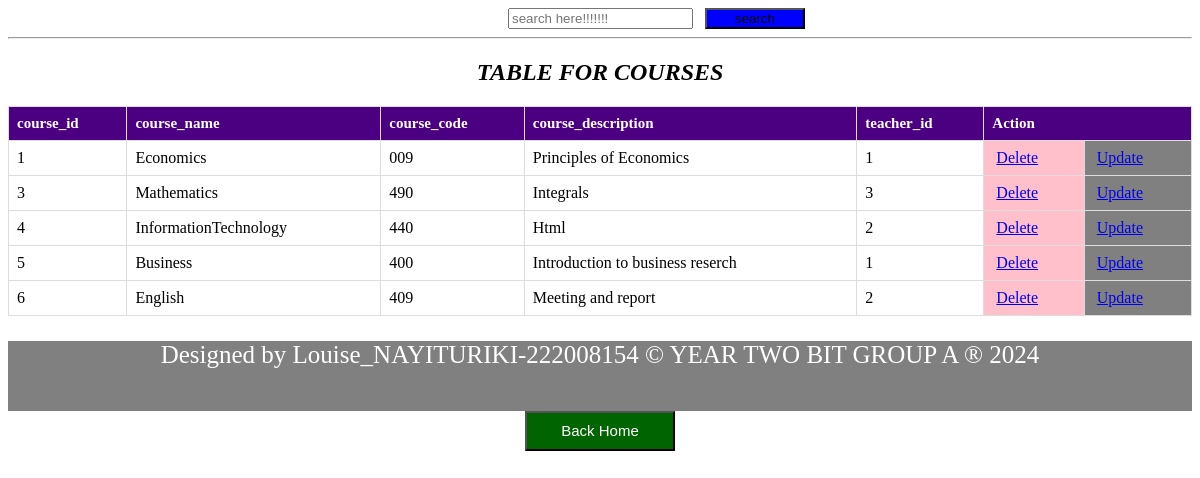
Page /phpcat/coursetable.php on the committed database.
### tables this page shows
CREATE TABLE `courses` (
  `course_id` int(11) NOT NULL,
  `course_name` varchar(100) DEFAULT NULL,
  `course_code` varchar(20) DEFAULT NULL,
  `course_description` varchar(100) DEFAULT NULL,
  `teacher_id` varchar(100) DEFAULT NULL
);

### phpcat/coursetable.php (the view, shortened to what this page needs)
<!DOCTYPE html>
<html>
<head>
</head>
<body>
<div style="margin-left: 500px;"><form action="search.php" method="GET">
      <input type="search" name="query" placeholder="search here!!!!!!!">&nbsp;&nbsp;&nbsp;<button type="submit" style="background-color: blue;width: 100px;">search</button>
    </form></div>
<hr>
    <center>
    <h2><i> TABLE FOR COURSES</h2></i></center>
    <table>
        <tr>
            <th>course_id</th>
            <th>course_name</th>
            <th>course_code</th>
            <th>course_description</th>
            <th>teacher_id</th>
            <th colspan="2">Action</th>
        </tr>
        <?php
include('databaseconnection.php');
        $sql = "SELECT * FROM courses";
        $result = $connection->query($sql);
        if ($result->num_rows > 0) {
            while ($row = $result->fetch_assoc()) {
                $pid = $row['course_id'];
                echo "<tr>
                    <td>" . $row['course_id'] . "</td>
                    <td>" . $row['course_name'] . "</td>
                    <td>" . $row['course_code'] . "</td>
                    <td>" . $row['course_description'] . "</td>
                    <td>" . $row['teacher_id'] . "</td>
                    <td style='background-color:pink'><a style='padding:4px' href='deletecourse.php?id=$pid'>Delete</a></td>
                    <td style='background-color:grey'><a style='padding:4px' href='updatecourse.php?id=$pid'>Update</a></td>
                </tr>";
            }
        } else {
            echo "<tr><td colspan='6'>No data found</td></tr>";
        }
        ?>
    </table>
</body>
<div><footer style="background-color:grey;text-align: center;width:100%;height:70px; color: white;font-size: 25px;"><p> Designed by Louise_NAYITURIKI-222008154 &copy YEAR TWO BIT GROUP A &reg 2024</p></footer></div>
<center>
    <button style="background-color: darkgreen; width: 150px;height: 40px;" ><a href="home.html" style=" font-size: 15px;color: white;text-decoration: none" >Back Home</a></button>
</center>
</body>
</html>

### phpcat/coursetable.php (style rules this page uses)
table { width: 100%; border-collapse: collapse; }
th, td { border: 1px solid #ddd; padding: 8px; text-align: left; }
th { background-color: indigo; color: white; font-size: 15px; }

### rows in the picture
courses: course_id "1", course_name "Economics", course_code "009", course_description "Principles of Economics", teacher "1"
courses: course_id "3", course_name "Mathematics", course_code "490", course_description "Integrals", teacher "3"
courses: course_id "4", course_name "InformationTechnology", course_code "440", course_description "Html", teacher "2"
courses: course_id "5", course_name "Business", course_code "400", course_description "Introduction to business reserch", teacher "1"
courses: course_id "6", course_name "English", course_code "409", course_description "Meeting and report", teacher "2"
